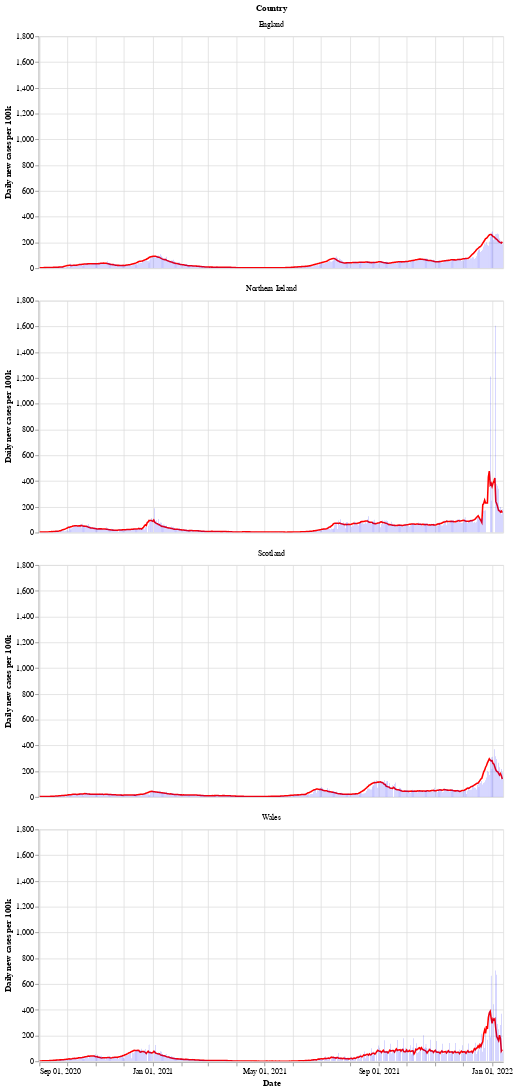

Notebook code cell kept with this figure:
### Markdown cell above
Next is a bar chart of the number of new cases in each country (per 100k population), with the 7 day moving average of cases. Again we see that Wales saw a longer period of raising and falling cases compared to the other countries.

After a period of cases falling, each nation is now seeing a rise in the number of cases - especially in Wales.

### Code cell
# collapse
bars = alt.Chart(uk_cases).mark_bar().encode(
    x=alt.X("yearmonthdate(date):T", axis=alt.Axis(title='Date')),
    y=alt.Y("newCasesRate:Q", axis=alt.Axis(title='Daily new cases per 100k')),
    tooltip='newCasesRate',
    color=alt.condition(
        alt.datum.dailyChange > 0,
        alt.value("orange"),  # The positive color
        alt.value("blue")  # The negative color
    )
).properties(title='New cases per 100k population with rolling 7 day average', width=600).interactive()
line = alt.Chart(uk_cases).mark_line(
    color='red',
    size=2,
).transform_window(
    rolling_mean='mean(newCasesRate)',
    frame=[0, 7],
    groupby=['areaName']
).encode(
    x='yearmonthdate(date):T',
    y='rolling_mean:Q'
)
alt.layer(line, bars, data=uk_cases).facet(alt.Row('areaName', title='Country'), columns=1)

### Figure 1 — Vega-Lite specification as saved in the notebook (floating-point values rounded to 4 significant figures; data arrays with more than 128 entries replaced by an {"elided": "..."} marker saying what was removed)
{"config": {"view": {"continuousWidth": 400, "continuousHeight": 300}}, "data": {"name": "data-32921bf7a694d4c55f1e16a14650171e"}, "facet": {"type": "nominal", "field": "areaName", "title": "Country"}, "spec": {"layer": [{"mark": {"type": "line", "color": "red", "size": 2}, "encoding": {"x": {"type": "temporal", "field": "date", "timeUnit": "yearmonthdate"}, "y": {"type": "quantitative", "field": "rolling_mean"}}, "transform": [{"window": [{"op": "mean", "field": "newCasesRate", "as": "rolling_mean"}], "frame": [0, 7], "groupby": ["areaName"]}]}, {"mark": "bar", "encoding": {"color": {"condition": {"value": "orange", "test": "(datum.dailyChange > 0)"}, "value": "blue"}, "tooltip": {"type": "quantitative", "field": "newCasesRate"}, "x": {"type": "temporal", "axis": {"title": "Date"}, "field": "date", "timeUnit": "yearmonthdate"}, "y": {"type": "quantitative", "axis": {"title": "Daily new cases per 100k"}, "field": "newCasesRate"}}, "selection": {"selector002": {"type": "interval", "bind": "scales", "encodings": ["x", "y"]}}, "title": "New cases per 100k population with rolling 7 day average", "width": 600}]}, "columns": 1, "$schema": "https://vega.github.io/schema/vega-lite/v4.8.1.json", "datasets": {"data-32921bf7a694d4c55f1e16a14650171e": {"elided": "1996 records"}}}
